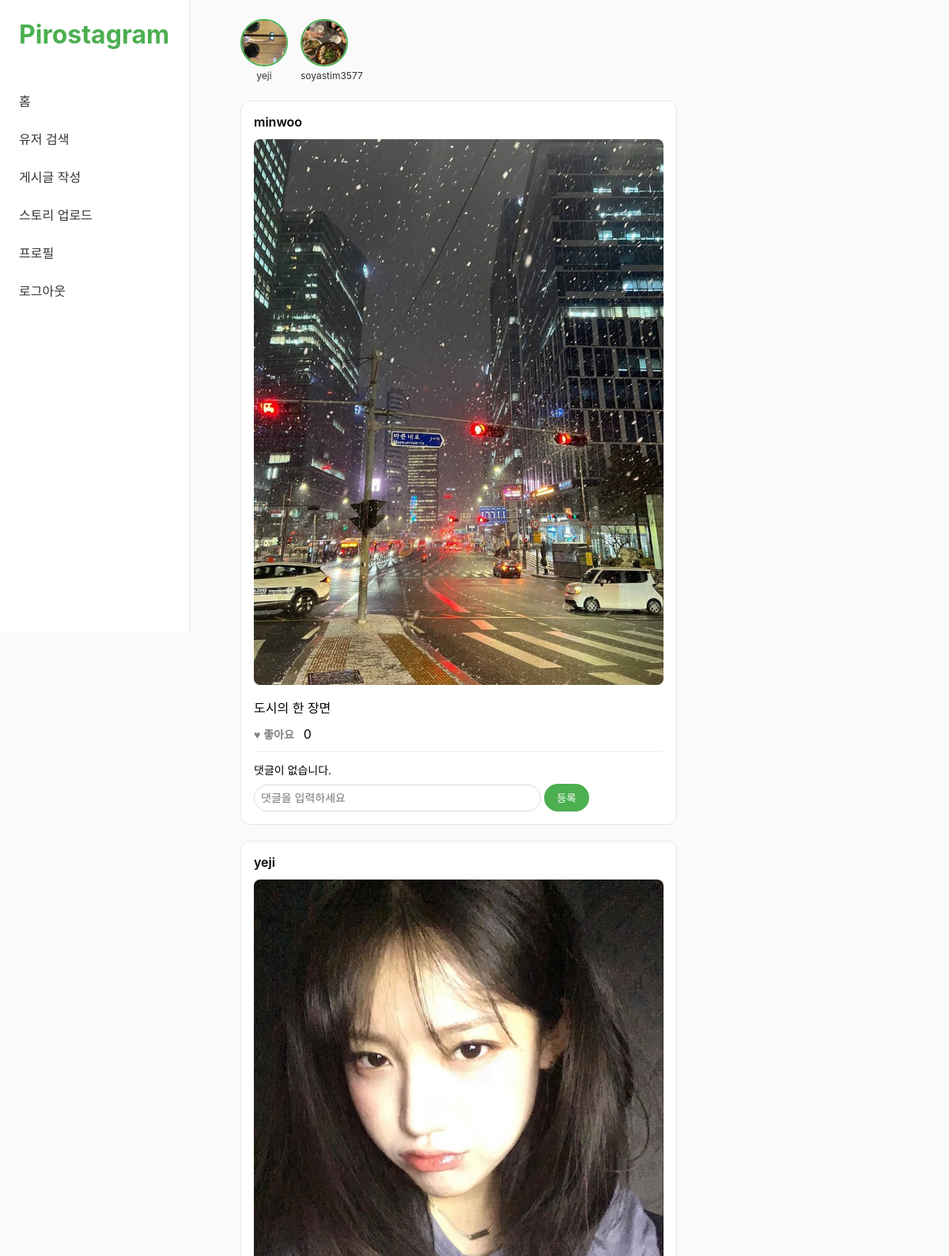
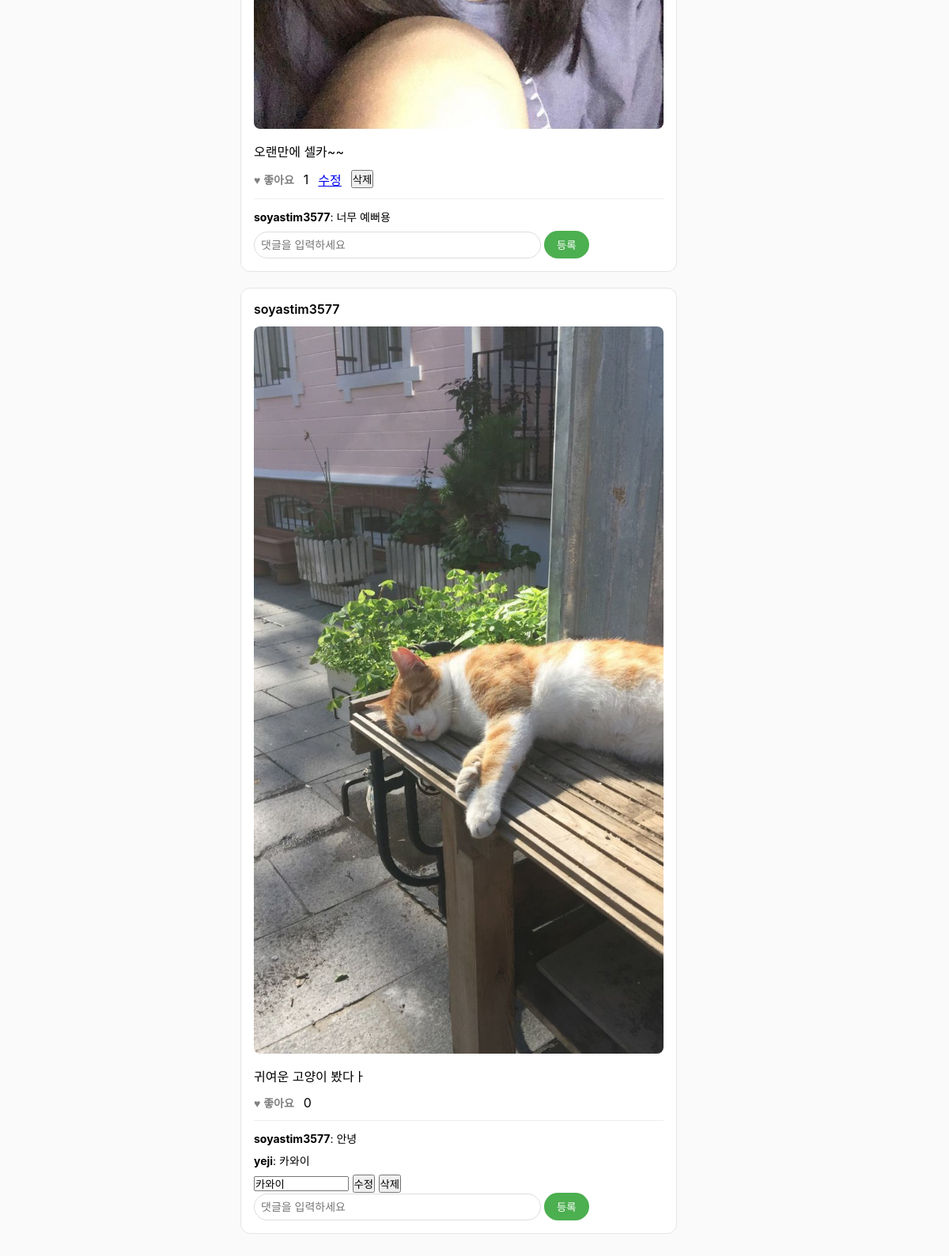
The app's page / (signed in) with its own data (2 pictures, top to bottom).
### pirostagram/models.py (models this page shows, shortened)
class Story(models.Model):
    author = models.ForeignKey(User, on_delete=models.CASCADE, related_name='stories')
    created_at = models.DateTimeField(auto_now_add=True)

class StoryImage(models.Model):
    story = models.ForeignKey(Story, on_delete=models.CASCADE, related_name='images')
    image = models.ImageField(upload_to='stories/')
    order = models.PositiveIntegerField(default=0)

class Post(models.Model):
    author = models.ForeignKey(User, on_delete=models.CASCADE, related_name='posts')
    image = models.ImageField(upload_to='posts/')
    content = models.TextField(blank=True)
    created_at = models.DateTimeField(auto_now_add=True)

class Comment(models.Model):
    post = models.ForeignKey(Post, on_delete=models.CASCADE, related_name='comments')
    author = models.ForeignKey(User, on_delete=models.CASCADE)
    content = models.TextField()
    created_at = models.DateTimeField(auto_now_add=True)

### pirostagram/views.py (the view)
# urls.py: path('', views.home_view, name='home'),
@login_required(login_url='pirostagram:login')
def home_view(request):
    following_ids = Follow.objects.filter(follower=request.user).values_list('following_id', flat=True)
    posts = Post.objects.filter(
        Q(author_id__in=following_ids) | Q(author=request.user)
    ).order_by('-created_at')
    liked_post_ids = set(
        Like.objects.filter(user=request.user, post__in=posts).values_list('post_id', flat=True)
    )
    stories_qs = Story.objects.filter(
        Q(author_id__in=following_ids) | Q(author=request.user)
    ).order_by('-created_at')
    seen_authors = set()
    stories = []
    for story in stories_qs:
        if story.author_id not in seen_authors:
            seen_authors.add(story.author_id)
            stories.append(story)
    return render(request, 'pirostagram/home.html', {
        'posts': posts,
        'liked_post_ids': liked_post_ids,
        'stories': stories,
    })

### pirostagram/templates/pirostagram/home.html (shortened to what this page needs)
<!DOCTYPE html>
<html lang="ko">
<head>
    {% load static %}
    <link rel="stylesheet" href="{% static 'pirostagram/style.css' %}">
</head>
<body>
    <div class="sidebar">
        <h1>Pirostagram</h1>
        <a href="{% url 'pirostagram:home' %}">홈</a>
        <a href="{% url 'pirostagram:user_search' %}">유저 검색</a>
        <a href="{% url 'pirostagram:post_create' %}">게시글 작성</a>
        <a href="{% url 'pirostagram:story_create' %}">스토리 업로드</a>
        <a href="{% url 'pirostagram:profile' request.user.username %}">프로필</a>
        <a href="{% url 'pirostagram:logout' %}">로그아웃</a>
    </div>
    <div class="main-content">
        <div class="story-bar">
            {% for story in stories %}
                <a href="{% url 'pirostagram:story_view' story.author.username %}" class="story-item">
                    <div class="story-avatar">
                        <img src="{{ story.images.first.image.url }}">
                    </div>
                    <p>{{ story.author.username }}</p>
                </a>
            {% endfor %}
        </div>
        {% for post in posts %}
            <div class="post-card">
                <p class="post-header">{{ post.author.username }}</p>
                {% if post.image %}
                    <img src="{{ post.image.url }}">
                {% endif %}
                <p>{{ post.content }}</p>
                <div class="post-actions">
                    <button
                        class="like-btn"
                        data-post-id="{{ post.id }}"
                        style="color: {% if post.id in liked_post_ids %}red{% else %}gray{% endif %};"
                        onclick="toggleLike({{ post.id }})">
                        ♥ 좋아요
                    </button>
                    <span id="like-count-{{ post.id }}">{{ post.likes.count }}</span>
                    {% if post.author == request.user %}
                        <a href="{% url 'pirostagram:post_edit' post.id %}">수정</a>
                        <form method="POST" action="{% url 'pirostagram:post_delete' post.id %}" style="display:inline;">
                            <button type="submit" onclick="return confirm('삭제하시겠습니까?')">삭제</button>
                        </form>
                    {% endif %}
                </div>
                <div class="comment-section">
                    {% for comment in post.comments.all %}
                        <p class="comment-item">
                            <strong>{{ comment.author.username }}</strong>: {{ comment.content }}
                            {% if comment.author == request.user %}
                                <form method="POST" action="{% url 'pirostagram:comment_edit' comment.id %}" style="display:inline;">
                                    <input type="text" name="content" value="{{ comment.content }}" style="width:120px;">
                                    <button type="submit">수정</button>
                                </form>
                                <form method="POST" action="{% url 'pirostagram:comment_delete' comment.id %}" style="display:inline;">
                                    <button type="submit" onclick="return confirm('댓글을 삭제하시겠습니까?')">삭제</button>
                                </form>
                            {% endif %}
                        </p>
                    {% empty %}
                        <p class="comment-item">댓글이 없습니다.</p>
                    {% endfor %}
                    <form method="POST" action="{% url 'pirostagram:comment_create' post.id %}" class="comment-form">
                        <input type="text" name="content" placeholder="댓글을 입력하세요" required>
                        <button type="submit">등록</button>
                    </form>
                </div>
            </div>
        {% empty %}
            <p>아직 게시글이 없습니다.</p>
        {% endfor %}
    </div>
</body>
</html>

### pirostagram/static/pirostagram/style.css (style rules this page uses)
* { margin: 0; padding: 0; box-sizing: border-box; }
body { font-family: 'Inter', -apple-system, sans-serif; background: #FAFAFA; display: flex; }
.sidebar { width: 240px; height: 100vh; background: #fff; border-right: 1px solid #e5e5e5; padding: 24px; position: fixed; }
.sidebar h1 { font-size: 32px; color: #4caf50; margin-bottom: 40px; }
.sidebar a { display: block; color: #333; text-decoration: none; padding: 12px 0; font-size: 16px; }
.main-content { margin-left: 280px; padding: 24px; max-width: 600px; width: 100%; }
.story-bar { display: flex; gap: 16px; margin-bottom: 24px; }
.story-item { text-align: center; text-decoration: none; }
.story-avatar { width: 60px; height: 60px; border-radius: 50%; overflow: hidden; border: 2px solid #4caf50; }
.story-avatar img { width: 100%; height: 100%; object-fit: cover; }
.story-item p { font-size: 12px; color: #333; margin-top: 4px; }
.post-card { background: #fff; border: 1px solid #e5e5e5; border-radius: 12px; padding: 16px; margin-bottom: 20px; }
.post-header { font-weight: 600; margin-bottom: 12px; }
.post-card img { width: 100%; border-radius: 8px; margin-bottom: 12px; }
.post-actions { display: flex; align-items: center; gap: 12px; margin: 12px 0; }
.like-btn { background: none; border: none; font-size: 14px; cursor: pointer; font-weight: 600; }
.comment-section { border-top: 1px solid #eee; padding-top: 12px; margin-top: 12px; }
.comment-item { font-size: 14px; margin-bottom: 8px; }
.comment-form input { width: 70%; padding: 8px; border: 1px solid #ddd; border-radius: 20px; font-size: 14px; }
.comment-form button { padding: 8px 16px; border-radius: 20px; border: none; background: #4caf50; color: #fff; cursor: pointer; }

### records on screen
Story: images.first.image (picture), author.username "yeji"
Story: images.first.image (picture), author.username "soyastim3577"
Post: author.username "minwoo", image (picture), content "도시의 한 장면", likes.count "0"
Post: author.username "yeji", image (picture), content "오랜만에 셀카~~", likes.count "1", shows "수정"
Comment: author.username "soyastim3577", content "너무 예뻐용"
Post: author.username "soyastim3577", image (picture), content "귀여운 고양이 봤다ㅏ", likes.count "0"
Comment: author.username "soyastim3577", content "안녕"
Comment: author.username "yeji", content "카와이"
